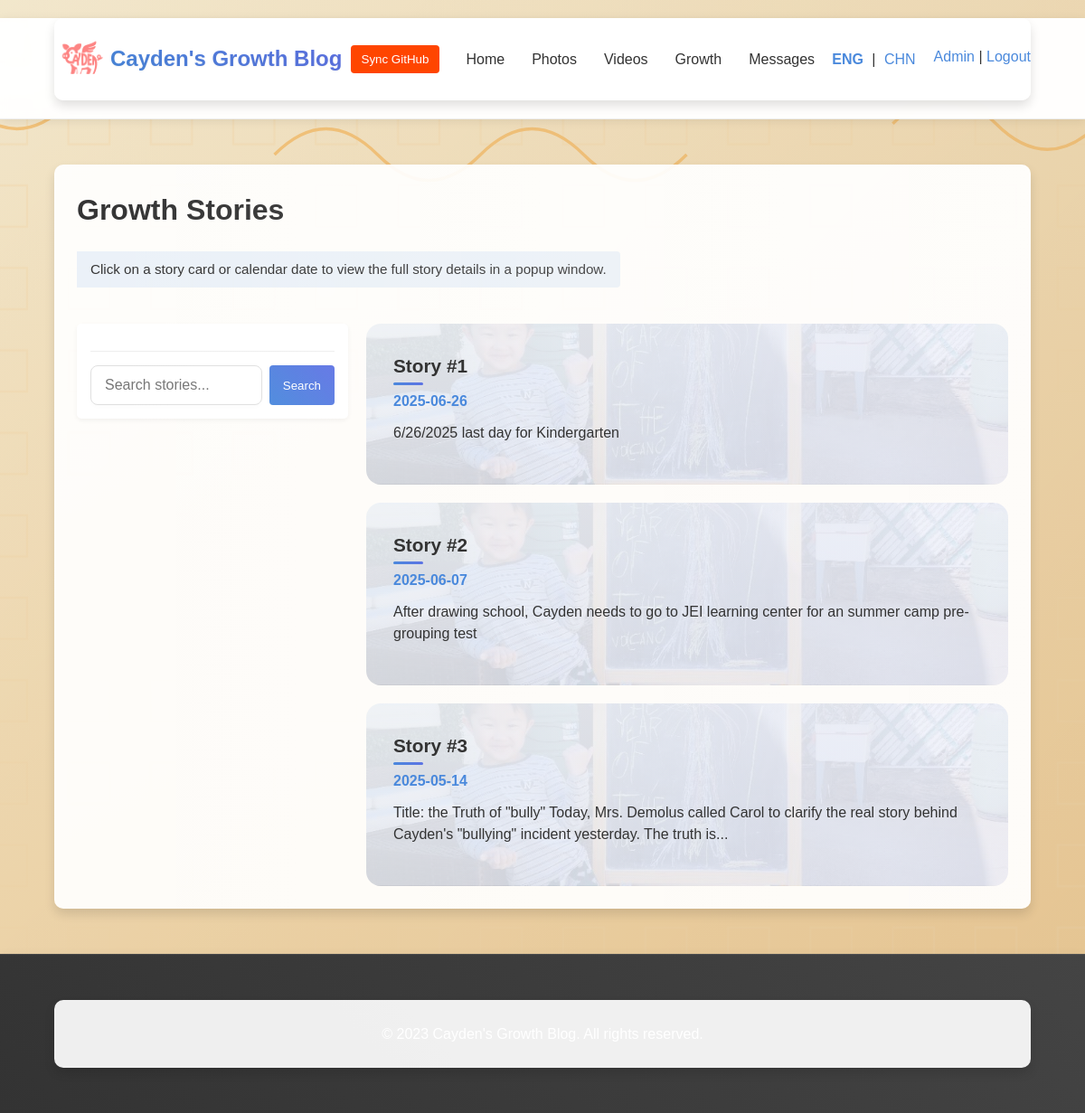
The app's page /growth (signed in) with its own data.
### tables this page shows
CREATE TABLE growth_story (
    id INTEGER PRIMARY KEY AUTOINCREMENT,
    entry_date DATE UNIQUE,
    content TEXT,
    image TEXT
);

### app.py (the view)
@app.route('/growth')
def growth():
    db = get_db()
    stories = db.execute('SELECT * FROM growth_story ORDER BY entry_date DESC').fetchall()
    response = make_response(render_template('growth.html', stories=stories))
    response.headers['Cache-Control'] = 'no-store, no-cache, must-revalidate, max-age=0'
    response.headers['Pragma'] = 'no-cache'
    response.headers['Expires'] = '0'
    return response

### app.py (called while the page is built)
def get_db():
    if 'db' not in g:
        g.db = sqlite3.connect(app.config['DATABASE'])
        g.db.row_factory = sqlite3.Row
    return g.db

### templates/growth.html (shortened to what this page needs)
{% extends "base.html" %}
{% block body_class %}growth-page{% endblock %}
{% block extra_css %}
<link rel="stylesheet" href="https://cdn.jsdelivr.net/npm/fullcalendar@5.10.1/main.min.css">
{% endblock %}
{% block content %}
<div class="growth-container">
    <h1>{{ _('Growth Stories') }}</h1>
    <p class="info-text">{{ _('Click on a story card or calendar date to view the full story details in a popup window.') }}</p>
    <div class="growth-layout">
        <div class="growth-sidebar">
            <div class="growth-calendar-container">
                <div class="search-container">
                    <input type="text" id="story-search" placeholder="{{ _('Search stories...') }}" class="search-input">
                    <button id="search-button" class="search-button">{{ _('Search') }}</button>
                </div>
            </div>
        </div>
        <div class="growth-stories">
            <div class="stories-grid">
                {% for story in stories %}
                <div class="story-card" data-date="{{ story.entry_date }}" onclick="openStoryModal('{{ story.entry_date }}')">
                    <div class="story-card-title">{{ _('Story') }} #{{ loop.index }}</div>
                    <div class="story-card-date">{{ story.entry_date }}</div>
                    <div class="story-card-content">{{ story.content|truncate(150) }}</div>
                </div>
                {% endfor %}
            </div>
        </div>
    </div>
</div>
{% endblock %}

### static/css/style.css (style rules this page uses)
* { margin: 0; padding: 0; box-sizing: border-box; }
body { font-family: 'Poppins', sans-serif; line-height: 1.6; color: #333; background-color: #f9f9f9; background-image: linear-gradient(to bottom, #f9f9f9, #f0f2f5); transition: all 0.3s ease; }
h1, h2, h3 { margin-bottom: 20px; color: #333; }
input[type="text"], input[type="email"], input[type="password"], textarea, select { width: 100%; padding: 12px 15px; border: 1px solid #e0e0e0; border-radius: 8px; font-size: 1rem; box-shadow: 0 2px 4px rgba(0, 0, 0, 0.02); transition: all 0.3s ease; }
.growth-layout { display: grid; grid-template-columns: 300px 1fr; gap: 20px; margin-top: 20px; }
.growth-sidebar { position: sticky; top: 20px; align-self: start; }
.growth-calendar-container { background-color: #fff; padding: 15px; border-radius: 5px; box-shadow: 0 2px 5px rgba(0, 0, 0, 0.05); }
.search-container { margin-top: 15px; padding-top: 15px; border-top: 1px solid #eee; display: flex; gap: 8px; }
.search-input { flex: 1; padding: 8px 12px; border: 1px solid #ddd; border-radius: 4px; font-size: 14px; }
.search-button { background: linear-gradient(45deg, #4a89dc, #5e72e4); color: white; border: none; border-radius: 4px; padding: 8px 15px; cursor: pointer; font-weight: 500; transition: all 0.3s ease; }
.growth-stories { width: 100%; }
.stories-grid { display: grid; grid-template-columns: repeat(auto-fill, minmax(450px, 1fr)); gap: 20px; }
.story-card { background-color: var(--card-bg); background-image: linear-gradient(rgba(255, 255, 255, 0.9), rgba(255, 255, 255, 0.85)), url('../images/cayden-volcano.jpg'); background-size: cover; background-position: center; border-radius: 16px; box-shadow: var(--shadow-md); padding: 30px; transition: var(--transition); cursor: pointer; border: 1px solid var(--border-color); position: relative; overflow: hidden; z-index: 1; }
.story-card::before { content: ''; position: absolute; top: -100%; left: 0; width: 100%; height: 100%; background: linear-gradient(135deg, rgba(74, 137, 220, 0.05), rgba(94, 114, 228, 0.1)); z-index: -1; transition: transform 0.6s ease; transform: translateY(100%); }
.story-card-title { font-size: 1.3rem; font-weight: 600; margin-bottom: 10px; color: #333; position: relative; display: inline-block; }
.story-card-title:after { content: ''; position: absolute; width: 40%; height: 3px; bottom: -5px; left: 0; background: linear-gradient(45deg, #4a89dc, #5e72e4); border-radius: 2px; }
.story-card-date { font-weight: bold; color: #4a89dc; margin-bottom: 10px; }
.story-card-content { margin-bottom: 15px; line-height: 1.5; }
.info-text { color: var(--text-secondary); font-size: 0.95rem; margin-bottom: 20px; padding: 8px 15px; background-color: rgba(74, 137, 220, 0.1); border-left: 3px solid var(--primary-color); border-radius: 0 4px 4px 0; display: inline-block; }

### static/css/backgrounds.css (style rules this page uses)
body { background-color: #f9f9f9; background-image: url('../images/backgrounds/pattern.png'); background-repeat: repeat; background-attachment: fixed; transition: background-image 0.5s ease-in-out; }
body.growth-page { background-image: linear-gradient(to bottom right, rgba(0, 0, 0, 0.05), rgba(0, 0, 0, 0.1)), url('../images/backgrounds/growth-bg.svg'); background-size: cover; background-position: center; background-attachment: fixed; animation: subtle-pulse 18s infinite alternate; }

### static/css/animations.css (style rules this page uses)
.fade-in { animation: fadeIn 0.8s ease-out forwards; }

### records on screen
growth_story: entry_date "2025-06-26", content "6/26/2025 last day for Kindergarten"
growth_story: entry_date "2025-06-07", content "After drawing school, Cayden needs to go to JEI learning center for an summer camp pre-grouping test"
growth_story: entry_date "2025-05-14", content "Title: the Truth of \"bully\" Today, Mrs. Demolus called Carol to clarify the real story behind Cayden's \"bullying\" incident yesterday. The truth is..."
